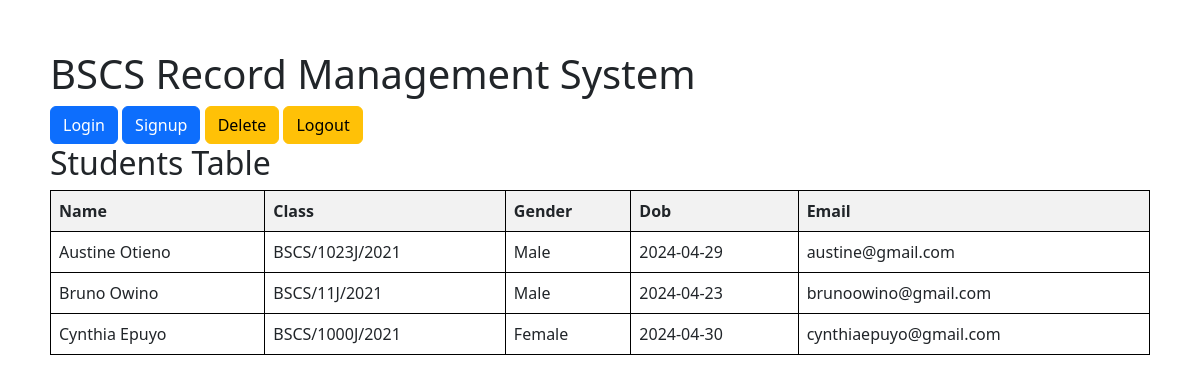
The page / on the database its author committed.
### tables this page shows
CREATE TABLE IF NOT EXISTS `students` (
  `id` int NOT NULL AUTO_INCREMENT,
  `name` varchar(50) NOT NULL,
  `class` varchar(50) NOT NULL,
  `gender` varchar(15) NOT NULL,
  `dob` date NOT NULL,
  `email` varchar(255) NOT NULL,
  PRIMARY KEY (`id`)
);

### index.php (the view, shortened to what this page needs)
<!DOCTYPE html>
<html lang="en">
<head>
     <link rel="stylesheet" href="https://cdn.jsdelivr.net/npm/bootstrap@5.2.2/dist/css/bootstrap.min.css">
    <link rel="stylesheet" href="style.css">
</head>
<body>
    <h1>BSCS Record Management System</h1>
    <a href="login.php" class="btn btn-primary">Login</a>
    <a href="register.php" class="btn btn-primary">Signup</a>
    <a href="delete.php" class="btn btn-warning">Delete</a>
    <a href="logout.php" class="btn btn-warning">Logout</a>
    <h2>Students Table</h2>
    <table>
        <tr>
            <th>Name</th>
            <th>Class</th>
            <th>Gender</th>
            <th>Dob</th>
            <th>Email</th>
        </tr>
        <?php
        $conn = mysqli_connect("localhost", "root", "*k7JBmskrs6", "bscs_record_system");
        $sql = "SELECT name, class, gender, dob, email FROM students";
        $result = mysqli_query($conn, $sql);
        if (mysqli_num_rows($result) > 0) {
            while ($row = mysqli_fetch_assoc($result)) {
                echo "<tr>";
                echo "<td>" . $row["name"] . "</td>";
                echo "<td>" . $row["class"] . "</td>";
                echo "<td>" . $row["gender"] . "</td>";
                echo "<td>" . $row["dob"] . "</td>";
                echo "<td>" . $row["email"] . "</td>";
                echo "</tr>";
            }
        } else {
            echo "<tr><td colspan='5'>No records found</td></tr>";
        }
        ?>
    </table>
</body>
</html>

### style.css (style rules this page uses)
body { padding:50px; }

### index.php (style rules this page uses)
table { border-collapse: collapse; width: 100%; }
th, td { border: 1px solid black; padding: 8px; text-align: left; }
th { background-color: #f2f2f2; }

### rows shown on the page
students: name "Austine Otieno", class "BSCS/1023J/2021", gender "Male", dob "2024-04-29", email "austine@gmail.com"
students: name "Bruno Owino", class "BSCS/11J/2021", gender "Male", dob "2024-04-23", email "brunoowino@gmail.com"
students: name "Cynthia Epuyo", class "BSCS/1000J/2021", gender "Female", dob "2024-04-30", email "cynthiaepuyo@gmail.com"
